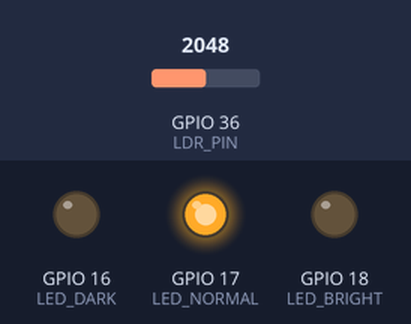
The sketch below on a simulated ESP32. Shown: output pins drawn as LEDs (lit = HIGH). Inputs (shaded band) come from the test bench; at power-on: GPIO 36 (LDR_PIN) = 2048. What the sketch prints to the serial monitor is not drawn.

Above: at 0.1 s.
Timing chart, 0 to 1.6 s (numbered marks = the images above):
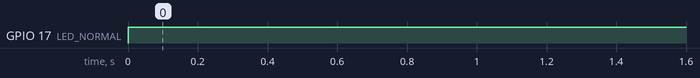

Measured:
- by itself, GPIO 17 (LED_NORMAL): LOW → HIGH at 0.00 s

The sketch:

complete-arduino-code.ino
```cpp
#include <Arduino.h>
#include <math.h>

// =====================================================
// LDR Configuration
// =====================================================

#define LDR_PIN 36

// Optional LEDs
#define LED_DARK   16
#define LED_NORMAL 17
#define LED_BRIGHT 18


// =====================================================
// ANN Architecture
// =====================================================

#define INPUT_SIZE  1
#define HIDDEN_SIZE 4
#define OUTPUT_SIZE 3


// =====================================================
// Replace these parameters with the trained Float32
// parameters printed by the Python code
// =====================================================

// W1 shape = 1 x 4
float W1[HIDDEN_SIZE] =
{
  1.0f,
  2.0f,
  3.0f,
  4.0f
};


// b1 shape = 4
float b1[HIDDEN_SIZE] =
{
  0.0f,
  0.0f,
  0.0f,
  0.0f
};


// W2 shape = 4 x 3
float W2[HIDDEN_SIZE][OUTPUT_SIZE] =
{
  { 1.0f,  0.0f, -1.0f },
  { 0.5f,  0.5f, -0.5f },
  {-0.5f,  1.0f,  0.5f },
  {-1.0f,  0.0f,  1.0f }
};


// b2 shape = 3
float b2[OUTPUT_SIZE] =
{
  0.0f,
  0.0f,
  0.0f
};


// =====================================================
// Class Names
// =====================================================

const char* classNames[OUTPUT_SIZE] =
{
  "Dark",
  "Normal",
  "Bright"
};


// =====================================================
// Sigmoid Activation
// =====================================================

float sigmoid(
  float x
)
{
  return
    1.0f /
    (
      1.0f +
      expf(
        -x
      )
    );
}


// =====================================================
// ANN Float32 Inference
// =====================================================

int predictANN(
  int adcValue,
  float outputScores[]
)
{
  // ---------------------------------
  // Normalize LDR ADC
  // 0 ... 4095 -> 0.0 ... 1.0
  // ---------------------------------

  float x =
    adcValue / 4095.0f;


  // ---------------------------------
  // Hidden Layer
  // ---------------------------------

  float hidden[
    HIDDEN_SIZE
  ];


  for (
    int j = 0;
    j < HIDDEN_SIZE;
    j++
  )
  {
    float z =
      x * W1[j]
      +
      b1[j];


    hidden[j] =
      sigmoid(
        z
      );
  }


  // ---------------------------------
  // Output Layer
  // ---------------------------------

  for (
    int k = 0;
    k < OUTPUT_SIZE;
    k++
  )
  {
    float z =
      b2[k];


    for (
      int j = 0;
      j < HIDDEN_SIZE;
      j++
    )
    {
      z +=
        hidden[j]
        *
        W2[j][k];
    }


    outputScores[k] =
      sigmoid(
        z
      );
  }


  // ---------------------------------
  // Argmax
  // ---------------------------------

  int bestClass =
    0;

  float bestScore =
    outputScores[0];


  for (
    int k = 1;
    k < OUTPUT_SIZE;
    k++
  )
  {
    if (
      outputScores[k]
      >
      bestScore
    )
    {
      bestScore =
        outputScores[k];

      bestClass =
        k;
    }
  }


  return
    bestClass;
}


// =====================================================
// LED Output
// =====================================================

void updateLEDs(
  int predictedClass
)
{
  digitalWrite(
    LED_DARK,
    predictedClass == 0
  );


  digitalWrite(
    LED_NORMAL,
    predictedClass == 1
  );


  digitalWrite(
    LED_BRIGHT,
    predictedClass == 2
  );
}


// =====================================================
// Setup
// =====================================================

void setup()
{
  Serial.begin(
    115200
  );


  pinMode(
    LDR_PIN,
    INPUT
  );


  pinMode(
    LED_DARK,
    OUTPUT
  );


  pinMode(
    LED_NORMAL,
    OUTPUT
  );


  pinMode(
    LED_BRIGHT,
    OUTPUT
  );


  digitalWrite(
    LED_DARK,
    LOW
  );


  digitalWrite(
    LED_NORMAL,
    LOW
  );


  digitalWrite(
    LED_BRIGHT,
    LOW
  );


  Serial.println();
  Serial.println(
    "ESP32 ANN LDR Classifier"
  );

  Serial.println(
    "Classes: Dark / Normal / Bright"
  );
}


// =====================================================
// Loop
// =====================================================

void loop()
{
  // ---------------------------------
  // Read LDR
  // ---------------------------------

  int lightValue =
    analogRead(
      LDR_PIN
    );


  // ---------------------------------
  // ANN Output
  // ---------------------------------

  float scores[
    OUTPUT_SIZE
  ];


  // ---------------------------------
  // Measure Inference Time
  // ---------------------------------

  unsigned long startTime =
    micros();


  int predictedClass =
    predictANN(
      lightValue,
      scores
    );


  unsigned long endTime =
    micros();


  unsigned long inferenceTime =
    endTime - startTime;


  // ---------------------------------
  // Update LEDs
  // ---------------------------------

  updateLEDs(
    predictedClass
  );


  // ---------------------------------
  // Display Results
  // ---------------------------------

  Serial.print(
    "ADC = "
  );

  Serial.print(
    lightValue
  );


  Serial.print(
    " | Norm = "
  );

  Serial.print(
    lightValue / 4095.0f,
    3
  );


  Serial.print(
    " | Dark = "
  );

  Serial.print(
    scores[0],
    4
  );


  Serial.print(
    " | Normal = "
  );

  Serial.print(
    scores[1],
    4
  );


  Serial.print(
    " | Bright = "
  );

  Serial.print(
    scores[2],
    4
  );


  Serial.print(
    " | Prediction = "
  );

  Serial.print(
    classNames[
      predictedClass
    ]
  );


  Serial.print(
    " | Inference = "
  );

  Serial.print(
    inferenceTime
  );


  Serial.println(
    " us"
  );


  delay(
    500
  );
}
```
